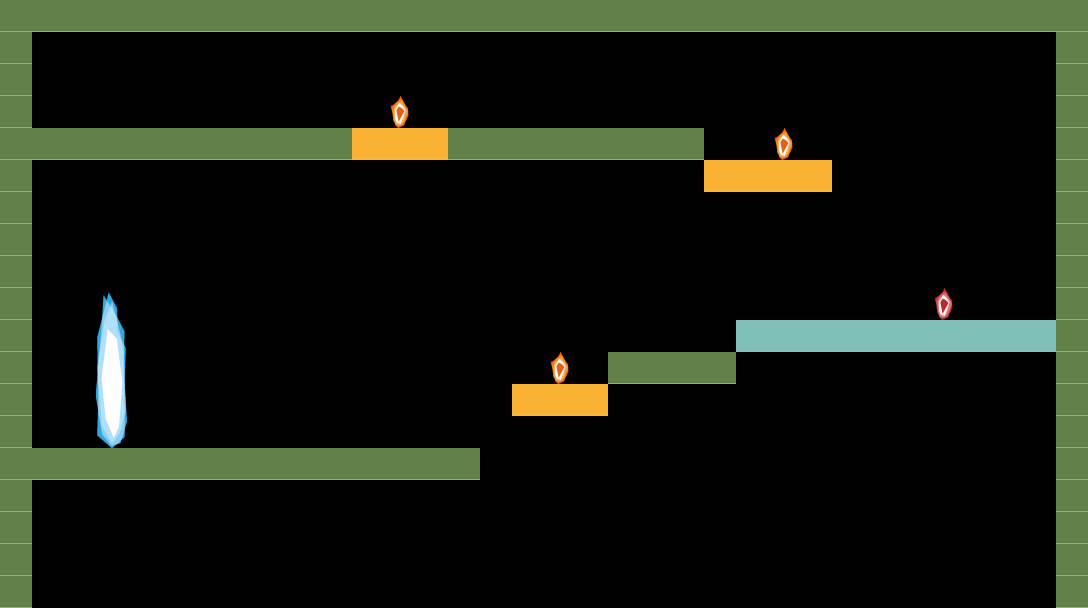

A 2D game scene composited from a Tiled map and its tileset images. What follows is a short description and the map's XML, with each tile layer's data collapsed to a summary:
An orthogonal 34x19 tile map with 32x32 px tiles, 1 tile layer (colissionLayer), 3 hidden layers not drawn.

<map version="1.0" orientation="orthogonal" renderorder="right-down" width="34" height="19" tilewidth="32" tileheight="32" nextobjectid="1">
 <tileset firstgid="1" name="Test" tilewidth="32" tileheight="32" tilecount="1216" columns="32">
  <image source="tileset.png" width="1024" height="1216" />
  <tile id="192">
   <properties>
    <property name="layer_index" value="3" />
   </properties>
  </tile>
  <tile id="224">
   <properties>
    <property name="layer_index" value="2" />
   </properties>
  </tile>
  <tile id="256">
   <properties>
    <property name="layer_index" value="1" />
   </properties>
  </tile>
  <tile id="329">
   <properties>
    <property name="layer_index" value="1" />
    <property name="portal" value="1" />
   </properties>
  </tile>
  <tile id="352">
   <properties>
    <property name="is_gem" value="1" />
    <property name="layer_index" value="2" />
   </properties>
  </tile>
  <tile id="353">
   <properties>
    <property name="is_gem" value="1" />
    <property name="layer_index" value="1" />
   </properties>
  </tile>
  <tile id="367">
   <properties>
    <property name="layer_index" value="3" />
    <property name="portal" value="1" />
   </properties>
  </tile>
  <tile id="384">
   <properties>
    <property name="is_gem" value="1" />
    <property name="layer_index" value="3" />
   </properties>
  </tile>
  <tile id="399">
   <properties>
    <property name="layer_index" value="3" />
    <property name="portal" value="1" />
   </properties>
  </tile>
  <tile id="431">
   <properties>
    <property name="layer_index" value="3" />
    <property name="portal" value="1" />
   </properties>
  </tile>
  <tile id="448">
   <properties>
    <property name="layer_index" value="3" />
    <property name="portal" value="1" />
   </properties>
  </tile>
  <tile id="453">
   <properties>
    <property name="is_gem" value="1" />
    <property name="layer_index" value="1" />
   </properties>
  </tile>
  <tile id="463">
   <properties>
    <property name="layer_index" value="3" />
    <property name="portal" value="1" />
   </properties>
  </tile>
  <tile id="480">
   <properties>
    <property name="layer_index" value="1" />
   </properties>
  </tile>
  <tile id="495">
   <properties>
    <property name="layer_index" value="3" />
    <property name="portal" value="1" />
   </properties>
  </tile>
 </tileset>
 <layer name="colissionLayer" width="34" height="19">
  <data>[646 cells, 135 non-empty, 10 distinct tile ids]</data>
 </layer>
 <layer name="thirdLayer" width="34" height="19" visible="0" opacity="0.5">
  <data>[646 cells, 646 non-empty, 68 distinct tile ids]</data>
 </layer>
 <layer name="secondLayer" width="34" height="19" visible="0" opacity="0.5">
  <data>[646 cells, 646 non-empty, 43 distinct tile ids]</data>
 </layer>
 <layer name="firstLayer" width="34" height="19" visible="0" opacity="0.5">
  <data>[646 cells, 646 non-empty, 231 distinct tile ids]</data>
 </layer>
</map>
